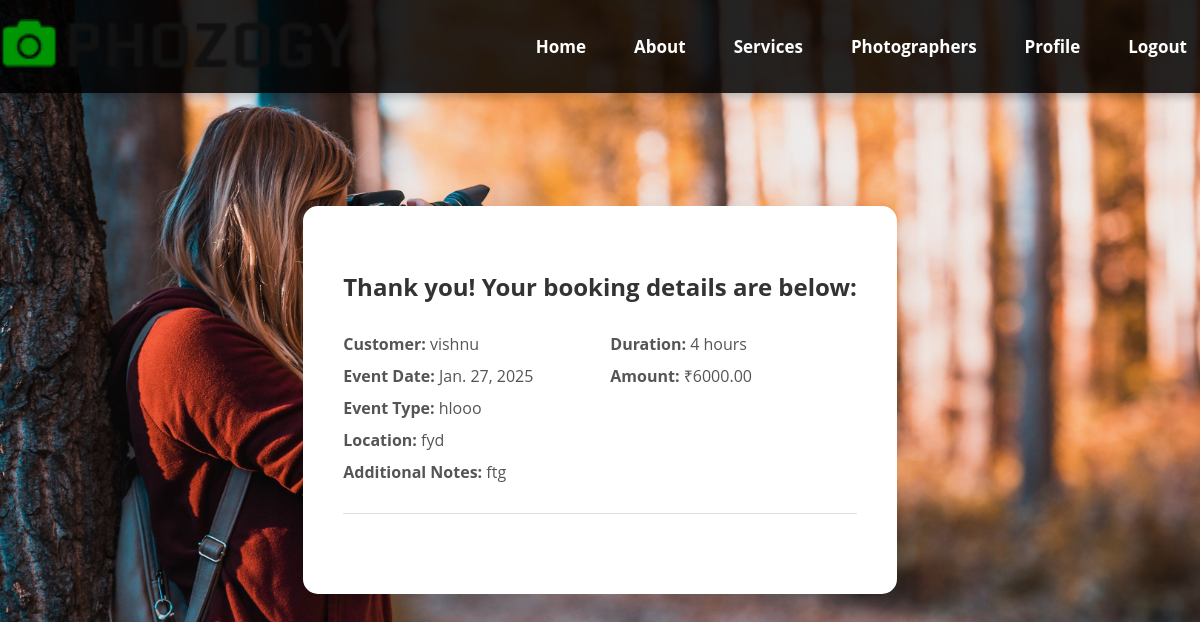
The app's page /payment/3/ with its own data.
### app1/models.py (models this page shows, shortened)
class Booking(models.Model):
    user = models.ForeignKey(user_registration, on_delete=models.CASCADE, related_name='bookings')
    photographer_data = models.ForeignKey(available_Photographer, on_delete=models.CASCADE)
    event_type = models.CharField(max_length=100)
    event_date = models.DateField()
    event_location = models.CharField(max_length=200)
    hours_needed = models.PositiveIntegerField()
    hourly_rate = models.DecimalField(max_digits=10, decimal_places=2)
    total_cost = models.DecimalField(max_digits=10, decimal_places=2)
    additional_notes = models.TextField(blank=True, null=True)
    payment_status = models.CharField(max_length=20, default='pending')
    status = models.CharField(max_length=20, default='pending')
    work_completed = models.BooleanField(default=False)
    work_completed_at = models.DateTimeField(null=True, blank=True)  # Optional timestamp

class user_registration(models.Model):
    fullname = models.CharField(max_length=30)
    email = models.EmailField()
    phonenumber = models.IntegerField()
    username = models.CharField(max_length=30)
    password = models.CharField(max_length=10)             # user registration
    is_accepted = models.BooleanField(default=False)

### app1/views.py (the view)
# urls.py: path('payment/<str:i>/', views.payment, name='payment'),
def payment(request,i):
    try:
        print(f"Received amount: {i}")
        amount = int(float(i)) * 100
        print(f"Converted amount to paise: {amount}")
        client = razorpay.Client(auth=("rzp_test_SROSnyInFv81S4", "WIWYANkTTLg7iGbFgEbwj4BM"))
        payment = client.order.create({
            'amount': amount,
            'currency': 'INR',
            'payment_capture': '1',
        })
        print(f"Razorpay order created: {payment}")
        booking = Booking.objects.last()
        return render(request, "payment.html", {
            'amount': amount / 100,
            'total': amount,
            'payment': payment,
            'booking': booking,
        })
    except Exception as e:
        print(f"Error: {e}")
    return render(request,'payment.html')

### template/payment.html (shortened to what this page needs)
<!DOCTYPE html>
<html lang="en">
<head>
    {% load static %}
</head>
<body>
<header class="header-section">
    <div class="logo">
        <a href="./index.html">
            <img src="{% static 'img/logo.png' %}" alt="Logo">
        </a>
    </div>
    <nav class="nav-menu">
        <ul>
            <li><a href="../user_dashboard">Home</a></li>
            <li><a href="../about">About</a></li>
            <li><a href="../service">Services</a></li>
            <li><a href="../show_photographer">Photographers</a></li>
            <li><a href="../user_profile/">Profile</a></li>
            <li><a href="../logout">Logout</a></li>
        </ul>
    </nav>
</header>
<div class="container">
    <p class="sub-header">Thank you! Your booking details are below:</p>
    <div class="details">
        <div>
            <p><strong>Customer:</strong> {{ booking.user.username }}</p>
            <p><strong>Event Date:</strong> {{ booking.event_date }}</p>
            <p><strong>Event Type:</strong> {{ booking.event_type }}</p>
            <p><strong>Location:</strong> {{ booking.event_location }}</p>
            <p><strong>Additional Notes:</strong> {{ booking.additional_notes }}</p>
        </div>
        <div>
            <p><strong>Duration:</strong> {{ booking.hours_needed }} hours</p>
            <p><strong>Amount:</strong> ₹{{ booking.total_cost }}</p>
        </div>
    </div>
</div>
</body>
</html>

### records on screen
Booking: user.username "vishnu", event_date "Jan. 27, 2025", event_type "hlooo", event_location "fyd", additional_notes "ftg", hours_needed "4", total_cost "6000.00"
